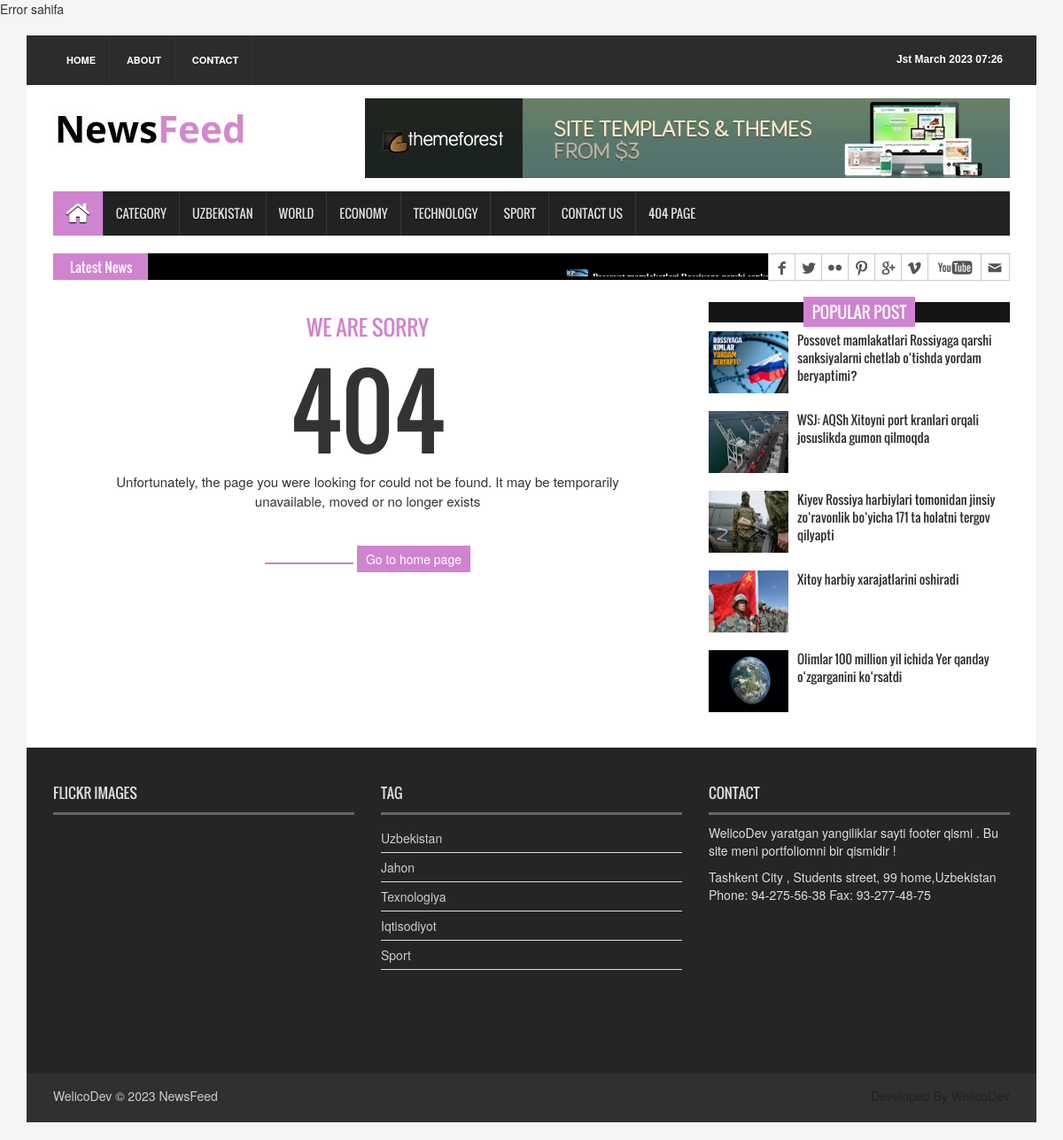
The app's page /404/ with its own data.
### apps/models.py (models this page shows, shortened)
class News(models.Model):
    class Status(models.TextChoices):
        Draft = 'DF' , 'Draft'
        Public = 'PB','Public'
    title = models.CharField(max_length=256)
    slug = models.CharField(max_length=512)
    body = models.TextField()
    image = models.ImageField()
    category = models.ForeignKey(Category , on_delete=models.CASCADE)
    publish = models.DateTimeField(default=timezone.now)
    created = models.DateTimeField(auto_now_add=True)
    updated = models.DateTimeField(auto_now=True)
    status = models.CharField(max_length=256 , choices=Status.choices , default=Status.Draft)
    objects = models.Manager()
    published = PublishedMeneger()
    class Meta:
        ordering = ["-publish"]

class Category(models.Model):
    name = models.CharField(max_length=256)
    direction = models.SlugField(max_length=512)

### apps/views.py (the view)
# urls.py: path('404/', Error , name="error"),
def Error(requests):
    news = News.published.all().order_by("-publish")
    context = {
        "news": news,
    }
    return render(requests , '404.html' , context)

### apps/custom_context.py (called while the page is built)
def latest_news(requests):
    latest_news = News.published.all().order_by("-publish")
    category_list = Category.objects.all()
    context = {
        "latest_news":latest_news ,
        "category_list": category_list,
    }
    return context

### apps/models.py (called while the page is built)
    def get_queryset(self):
        return super().get_queryset().filter(status=News.Status.Public)

### templates/404.html (shortened to what this page needs)
{% extends 'base.html' %}
{% block content %}
{% load static %}
{% block title %} Error  sahifa {% endblock title %}
<div class="container">
  {% include 'partial/header.html' %}
  <section id="contentSection">
    <div class="row">
      <div class="col-lg-8 col-md-8 col-sm-8">
        <div class="left_content">
          <div class="error_page">
            <h3>We Are Sorry</h3>
            <h1>404</h1>
            <p>Unfortunately, the page you were looking for could not be found. It may be temporarily unavailable, moved or no longer exists</p>
            <span></span> <a href="" class="wow fadeInLeftBig">Go to home page</a> </div>
        </div>
      </div>
      <div class="col-lg-4 col-md-4 col-sm-4">
        <aside class="right_content">
          <div class="single_sidebar">
            <h2><span>Popular Post</span></h2>
            <ul class="spost_nav">
              {% for new in news %}
              {% if forloop.counter < 6 %}
              <li>
                <div class="media wow fadeInDown"> <a href="" class="media-left"> <img alt="" src="{{ new.image.url }}"> </a>
                  <div class="media-body"> <a href="" class="catg_title"> {{ new.title }}</a> </div>
                </div>
              </li>
              {% endif %}
              {% endfor %}
            </ul>
          </div>
        </aside>
      </div>
    </div>
  </section>
    {% include 'partial/footer.html' %}
</div>
{% endblock content %}

### templates/partial/header.html (shortened to what this page needs)
{% extends 'base.html' %}
{% block content %}
{% load static %}
<header id="header">
    <div class="row">
      <div class="col-lg-12 col-md-12 col-sm-12">
        <div class="header_top">
          <div class="header_top_left">
            <ul class="top_nav">
              <li><a href="{% url 'home' %}">Home</a></li>
              <li><a href="{% url 'view' latest_news.0.pk %}">About</a></li>
              <li><a href="{% url 'contact' %}">Contact</a></li>
            </ul>
          </div>
          <div class="header_top_right">
            <p>{% now "JS F Y H:i" %}</p>
          </div>
        </div>
      </div>
      <div class="col-lg-12 col-md-12 col-sm-12">
        <div class="header_bottom">
          <div class="logo_area"><a href="{% url 'home' %}" class="logo"><img src="{% static 'images/logo.jpg' %}" alt=""></a></div>
          <div class="add_banner"><a href="#"><img src="{% static 'images/addbanner_728x90_V1.jpg' %}" alt=""></a></div>
        </div>
      </div>
    </div>
  </header>
<section id="navArea">
    <nav class="navbar navbar-inverse" role="navigation">
      <div id="navbar" class="navbar-collapse collapse">
        <ul class="nav navbar-nav main_nav">
          <li class="active"><a href="{% url 'home' %}"><span class="fa fa-home desktop-home"></span><span class="mobile-show">Home</span></a></li>
          <li class="dropdown"> <a href="#" class="dropdown-toggle" data-toggle="dropdown" role="button" aria-expanded="false">Category</a>
          </li>
          <li><a href="{% url 'uzbekistan_page' %}">Uzbekistan</a></li>
          <li><a href="{% url 'world_page' %}">World</a></li>
          <li><a href="{% url 'economy_page' %}">Economy</a></li>
          <li><a href="{% url 'technology_page' %}">Technology</a></li>
          <li><a href="{% url 'sport_page' %}">Sport</a></li>
          <li><a href="{% url 'contact' %}">Contact Us</a></li>
          <li><a href="{% url 'error' %}">404 Page</a></li>
        </ul>
      </div>
    </nav>
  </section>
  <section id="newsSection">
    <div class="row">
      <div class="col-lg-12 col-md-12">
        <div class="latest_newsarea"><span>Latest News</span>
          <ul id="ticker01" class="newsticker">
            {% for i in latest_news %}
            <li><a href=""><img src="{{ i.image.url }}" alt="">{{ i.title }}</a></li>
            {% endfor %}
          </ul>
          <div class="social_area">
            <ul class="social_nav">
              <li class="facebook"><a href="#"></a></li>
              <li class="twitter"><a href="#"></a></li>
              <li class="flickr"><a href="#"></a></li>
              <li class="pinterest"><a href="#"></a></li>
              <li class="googleplus"><a href="#"></a></li>
              <li class="vimeo"><a href="#"></a></li>
              <li class="youtube"><a href="#"></a></li>
              <li class="mail"><a href="#"></a></li>
            </ul>
          </div>
        </div>
      </div>
    </div>
  </section>
{% endblock content %}

### templates/partial/footer.html
{% extends 'base.html' %}
{% block content %}
{% load static %}
<footer id="footer">
    <div class="footer_top">
      <div class="row">
        <div class="col-lg-4 col-md-4 col-sm-4">
          <div class="footer_widget wow fadeInLeftBig">
            <h2>Flickr Images</h2>
          </div>
        </div>
        <div class="col-lg-4 col-md-4 col-sm-4">
          <div class="footer_widget wow fadeInDown">
            <h2>Tag</h2>
            <ul class="tag_nav">
              {% for i in category_list %}
              <li><a href="#">{{ i.name }}</a></li>
              {% endfor %}
            </ul>
          </div>
        </div>
        <div class="col-lg-4 col-md-4 col-sm-4">
          <div class="footer_widget wow fadeInRightBig">
            <h2>Contact</h2>
            <p>WelicoDev yaratgan yangiliklar sayti footer qismi . Bu site meni portfoliomni bir qismidir !</p>
            <address>
             Tashkent City , Students street, 99 home,Uzbekistan Phone: 94-275-56-38 Fax: 93-277-48-75
            </address>
          </div>
        </div>
      </div>
    </div>
    <div class="footer_bottom">
      <p class="copyright">WelicoDev &copy; 2023 <a href="">NewsFeed</a></p>
      <p class="developer">Developed By WelicoDev</p>
    </div>
  </footer>
{% endblock content %}

### static/css/li-scroller.css (style rules this page uses)
ul.newsticker { position:relative; left:750px; font:bold 10px Verdana; list-style-type:none; margin:0; padding:0 }
ul.newsticker li { float:left; margin:0; padding:0 }
ul.newsticker a { white-space:nowrap; padding:0; color:#fff; margin:0 50px 0 0 }
ul.newsticker a > img { height:20px; margin-right:5px; width:25px }

### static/css/theme.css (style rules this page uses)
.navbar-inverse .navbar-nav > .active > a, .navbar-inverse .navbar-nav > .active > a:hover, .navbar-inverse .navbar-nav > .active > a:focus { background-color:#d083cf }
.latest_newsarea span { background:none repeat scroll 0 0 #d083cf }
.single_sidebar > h2 span { background:none repeat scroll 0 0 #d083cf }
.error_page > h3 { color:#d083cf }
.error_page > span { background:none repeat scroll 0 0 #d083cf }
.error_page > a { background-color:#d083cf }

### records on screen
News: image (picture), title "Possovet mamlakatlari Rossiyaga qarshi sanksiyalarni chetlab o‘tishda yordam beryaptimi?"
News: image (picture), title "WSJ: AQSh Xitoyni port kranlari orqali josuslikda gumon qilmoqda"
News: image (picture), title "Kiyev Rossiya harbiylari tomonidan jinsiy zo‘ravonlik bo‘yicha 171 ta holatni tergov qilyapti"
News: image (picture), title "Xitoy harbiy xarajatlarini oshiradi"
News: image (picture), title "Olimlar 100 million yil ichida Yer qanday o‘zgarganini ko‘rsatdi"
Category: name "Uzbekistan"
Category: name "Jahon"
Category: name "Texnologiya"
Category: name "Iqtisodiyot"
Category: name "Sport"
